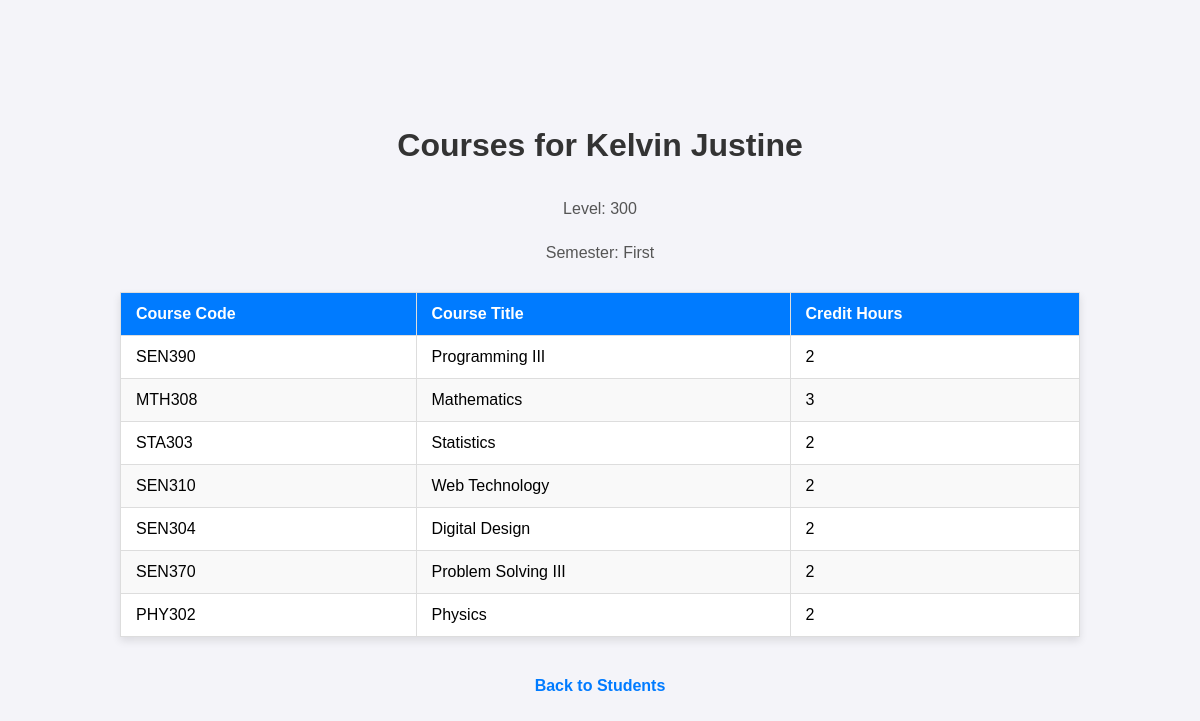
The page /student_courses/1 on the database its author committed.
### app.py (models this page shows, shortened)
class Applicant(db.Model):
    __tablename__ =  'applicantDetails'
    id = db.Column(db.Integer, primary_key =True)
    firstname = db.Column(db.String(15), nullable= False)
    lastname = db.Column(db.String(15), nullable= False )
    email = db.Column(db.String(30), unique =True, nullable =False )
    password = db.Column(db.String(40),  nullable =False )

class ApplicantSession(db.Model):
    __tablename__ = "applicantSession"
    id = db.Column(db.Integer, primary_key =True)
    level = db.Column(db.String(40),  nullable =False )
    semester = db.Column(db.String(40),  nullable =False )
    department = db.Column(db.String(40),  nullable =False )

class Courses(db.Model):
    __tablename__ = "coursesDetails"
    id = db.Column(db.Integer, primary_key =True)
    code =  db.Column(db.String(100), nullable= False)
    title = db.Column(db.String(100), nullable =False)
    credits_hours = db.Column(db.String(100), nullable=False)
    level = db.Column(db.String(20))
    semester = db.Column(db.String(20))

### app.py (the view)
@app.route("/student_courses/<int:student_id>")
def student_courses(student_id):
    student = Applicant.query.get_or_404(student_id)
    student_session = ApplicantSession.query.filter_by(id=student.id).first()
    courses = Courses.query.filter_by(level=student_session.level, semester=student_session.semester).all()
    return render_template("student_courses.html", student=student, student_session=student_session, courses=courses)

### templates/student_courses.html (shortened to what this page needs)
<!DOCTYPE html>
<html lang="en">
<head>
    <link rel="stylesheet" href="{{ url_for('static', filename='student_courses.css') }}">
</head>
<body>
    <h1>Courses for {{ student.firstname }} {{ student.lastname }}</h1>
    <p>Level: {{ student_session.level }}</p>
    <p>Semester: {{ student_session.semester }}</p>
    <table>
        <thead>
            <tr>
                <th>Course Code</th>
                <th>Course Title</th>
                <th>Credit Hours</th>
            </tr>
        </thead>
        <tbody>
            {% for course in courses %}
            <tr>
                <td>{{ course.code }}</td>
                <td>{{ course.title }}</td>
                <td>{{ course.credits_hours }}</td>
            </tr>
            {% endfor %}
        </tbody>
    </table>
    <a href="{{ url_for('view_students') }}">Back to Students</a>
</body>
</html>

### static/student_courses.css (style rules this page uses)
body { font-family: Arial, sans-serif; background-color: #f4f4f9; margin: 0; padding: 0; display: flex; justify-content: center; align-items: center; flex-direction: column; min-height: 100vh; }
h1 { color: #333; margin-bottom: 20px; }
p { font-size: 16px; color: #555; margin-bottom: 10px; }
table { width: 80%; border-collapse: collapse; margin: 20px 0; background-color: #fff; box-shadow: 0 4px 8px rgba(0, 0, 0, 0.1); }
table th, table td { padding: 12px 15px; text-align: left; border: 1px solid #ddd; }
table th { background-color: #007bff; color: #fff; }
table tr:nth-child(even) { background-color: #f9f9f9; }
a { display: inline-block; margin-top: 20px; text-decoration: none; color: #007bff; font-weight: bold; }

### rows shown on the page
Applicant: firstname "Kelvin", lastname "Justine"
ApplicantSession: level "300", semester "First"
Courses: code "SEN390", title "Programming III", credits_hours "2"
Courses: code "MTH308", title "Mathematics", credits_hours "3"
Courses: code "STA303", title "Statistics", credits_hours "2"
Courses: code "SEN310", title "Web Technology", credits_hours "2"
Courses: code "SEN304", title "Digital Design", credits_hours "2"
Courses: code "SEN370", title "Problem Solving III", credits_hours "2"
Courses: code "PHY302", title "Physics", credits_hours "2"
